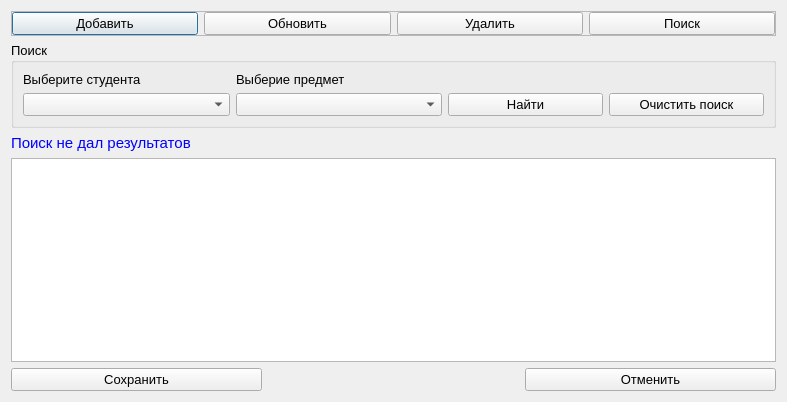
<?xml version="1.0" encoding="UTF-8"?>
<ui version="4.0">
 <class>Main_journal</class>
 <widget class="QDialog" name="Main_journal">
  <property name="geometry">
   <rect>
    <x>0</x>
    <y>0</y>
    <width>787</width>
    <height>402</height>
   </rect>
  </property>
  <property name="windowTitle">
   <string>Основной журнал</string>
  </property>
  <layout class="QGridLayout" name="gridLayout_3">
   <item row="0" column="0" colspan="3">
    <widget class="QFrame" name="frame">
     <property name="frameShape">
      <enum>QFrame::StyledPanel</enum>
     </property>
     <property name="frameShadow">
      <enum>QFrame::Raised</enum>
     </property>
     <layout class="QGridLayout" name="gridLayout_2">
      <property name="leftMargin">
       <number>0</number>
      </property>
      <property name="topMargin">
       <number>0</number>
      </property>
      <property name="rightMargin">
       <number>0</number>
      </property>
      <property name="bottomMargin">
       <number>0</number>
      </property>
      <item row="0" column="0">
       <widget class="QPushButton" name="pushButton_add">
        <property name="font">
         <font>
          <pointsize>10</pointsize>
         </font>
        </property>
        <property name="text">
         <string>Добавить</string>
        </property>
       </widget>
      </item>
      <item row="0" column="1">
       <widget class="QPushButton" name="pushButton_update">
        <property name="font">
         <font>
          <pointsize>10</pointsize>
         </font>
        </property>
        <property name="text">
         <string>Обновить</string>
        </property>
       </widget>
      </item>
      <item row="0" column="2">
       <widget class="QPushButton" name="pushButton_del">
        <property name="font">
         <font>
          <pointsize>10</pointsize>
         </font>
        </property>
        <property name="text">
         <string>Удалить</string>
        </property>
       </widget>
      </item>
      <item row="0" column="3">
       <widget class="QPushButton" name="pushButton_search">
        <property name="font">
         <font>
          <pointsize>10</pointsize>
         </font>
        </property>
        <property name="text">
         <string>Поиск</string>
        </property>
       </widget>
      </item>
     </layout>
    </widget>
   </item>
   <item row="1" column="0" colspan="3">
    <widget class="QGroupBox" name="groupBox_search">
     <property name="font">
      <font>
       <pointsize>10</pointsize>
      </font>
     </property>
     <property name="title">
      <string>Поиск</string>
     </property>
     <layout class="QGridLayout" name="gridLayout" columnstretch="4,4,3,3">
      <item row="0" column="0">
       <widget class="QLabel" name="label">
        <property name="font">
         <font>
          <pointsize>10</pointsize>
         </font>
        </property>
        <property name="text">
         <string>Выберите студента</string>
        </property>
       </widget>
      </item>
      <item row="1" column="1">
       <widget class="QComboBox" name="comboBox_discipline"/>
      </item>
      <item row="1" column="3">
       <widget class="QPushButton" name="pushButton_clear">
        <property name="font">
         <font>
          <pointsize>10</pointsize>
         </font>
        </property>
        <property name="text">
         <string>Очистить поиск</string>
        </property>
       </widget>
      </item>
      <item row="1" column="2">
       <widget class="QPushButton" name="pushButton_find">
        <property name="font">
         <font>
          <pointsize>10</pointsize>
         </font>
        </property>
        <property name="text">
         <string>Найти</string>
        </property>
       </widget>
      </item>
      <item row="0" column="1">
       <widget class="QLabel" name="label_2">
        <property name="font">
         <font>
          <pointsize>10</pointsize>
         </font>
        </property>
        <property name="text">
         <string>Выберие предмет</string>
        </property>
       </widget>
      </item>
      <item row="1" column="0">
       <widget class="QComboBox" name="comboBox_student">
        <property name="font">
         <font>
          <pointsize>10</pointsize>
         </font>
        </property>
       </widget>
      </item>
     </layout>
    </widget>
   </item>
   <item row="2" column="0" colspan="2">
    <widget class="QLabel" name="label_result">
     <property name="maximumSize">
      <size>
       <width>16777215</width>
       <height>20</height>
      </size>
     </property>
     <property name="font">
      <font>
       <pointsize>11</pointsize>
      </font>
     </property>
     <property name="styleSheet">
      <string notr="true">color:rgb(0, 0, 255)</string>
     </property>
     <property name="text">
      <string>Поиск не дал результатов</string>
     </property>
    </widget>
   </item>
   <item row="4" column="0">
    <widget class="QPushButton" name="pushButton_save">
     <property name="font">
      <font>
       <pointsize>10</pointsize>
      </font>
     </property>
     <property name="text">
      <string>Сохранить</string>
     </property>
    </widget>
   </item>
   <item row="4" column="1">
    <widget class="QLabel" name="label_naideno">
     <property name="font">
      <font>
       <pointsize>12</pointsize>
      </font>
     </property>
     <property name="styleSheet">
      <string notr="true">color:rgb(85, 0, 255)</string>
     </property>
     <property name="text">
      <string/>
     </property>
    </widget>
   </item>
   <item row="4" column="2">
    <widget class="QPushButton" name="pushButton_cancel">
     <property name="font">
      <font>
       <pointsize>10</pointsize>
      </font>
     </property>
     <property name="text">
      <string>Отменить</string>
     </property>
    </widget>
   </item>
   <item row="3" column="0" colspan="3">
    <widget class="QTableView" name="tableView">
     <property name="font">
      <font>
       <pointsize>10</pointsize>
      </font>
     </property>
     <property name="alternatingRowColors">
      <bool>true</bool>
     </property>
     <property name="selectionMode">
      <enum>QAbstractItemView::SingleSelection</enum>
     </property>
     <property name="selectionBehavior">
      <enum>QAbstractItemView::SelectRows</enum>
     </property>
    </widget>
   </item>
  </layout>
 </widget>
 <resources/>
 <connections/>
</ui>
